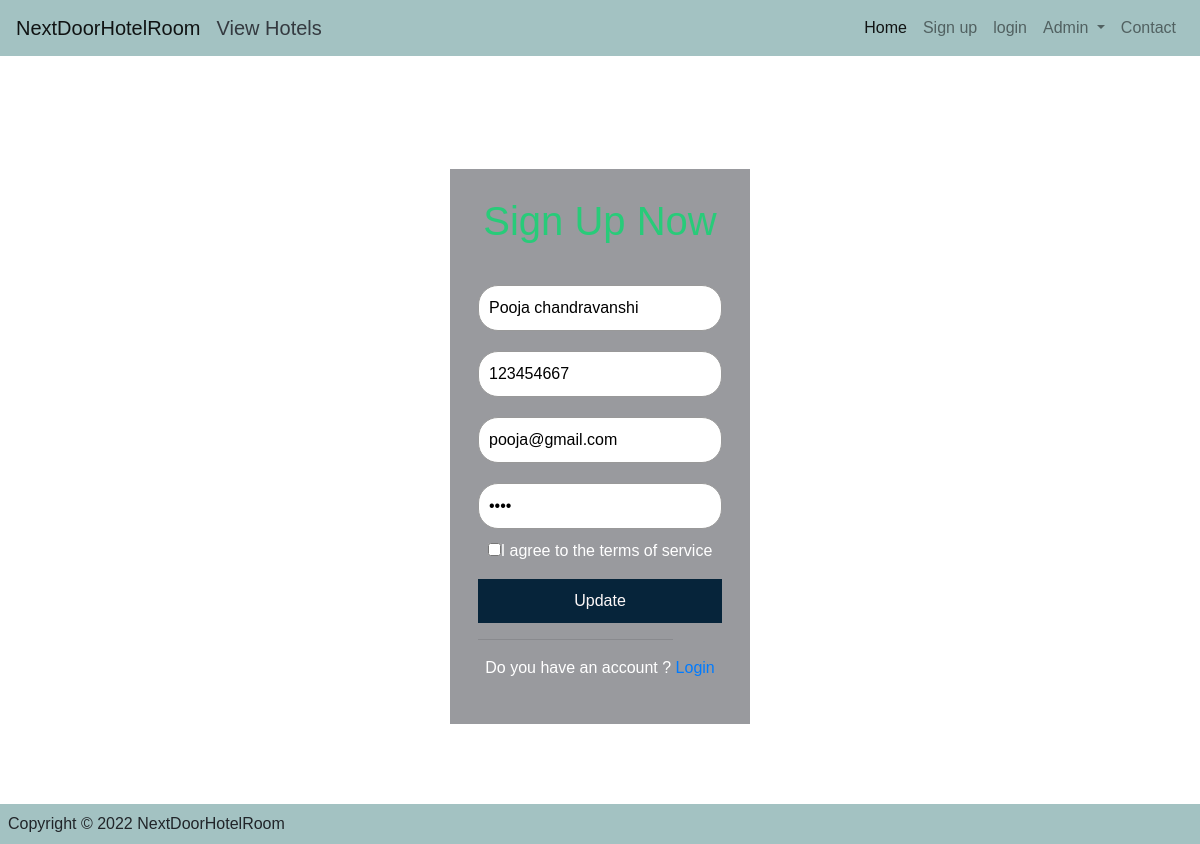
Page /pooja/sinup_update.php?id=1 (signed in) on the committed database.
### tables this page shows
CREATE TABLE `sinup` (
  `id` int(11) NOT NULL,
  `name` varchar(255) NOT NULL,
  `phone` int(255) NOT NULL,
  `email` varchar(255) NOT NULL,
  `password` varchar(255) NOT NULL,
  `timestime` datetime(6) NOT NULL DEFAULT current_timestamp(6)
);

### pooja/sinup_update.php (the view, shortened to what this page needs)
<!DOCTYPE html>
<html lang="en">
<head>
    <link rel="stylesheet" href="css/s.css">
</head>
<body>
<?php
  include 'partials/nav.php';
  include 'partials/head.php';
   ?>
   <?php
    include 'partials/footer.php';
    ?>
    <div class="card-body">
    <?php
    include ('config/conn.php');
    $id = $_GET['id'];
    $query = "SELECT * FROM `sinup` WHERE id = '$id' ";
    $res = mysqli_query($con, $query);
    $row = mysqli_fetch_assoc($res);
?>
   <div class="sign-up-form">
  <h1>Sign Up Now</h1>
  <form action="process/sinup_update_process.php" method="post">
  <input type="text" class="input-box" id="name" value="<?= $row['name'] ?>" name="name" placeholder="Full Name " required>
  <input type="number" class="input-box" id="phone" value="<?= $row['phone'] ?>" name="phone" placeholder="Phone Number " required>
    <input type="email" class="input-box" id="email" value="<?= $row['email'] ?>" name="email" placeholder="Your Email" >
    <input type="password" class="input-box"  id="password" value="<?= $row['password'] ?>" name="password" placeholder="Your Password" >
    <p><span><input type="checkbox"></span>I agree to the terms of service</p>
    <button type="submit" class="signup-btn">Update</button>
    <hr>
    <p>Do you have an account ? <a href="login.php">Login</a></p>
</form>
</div>
</body>
</html>

### pooja/css/s.css (style rules this page uses)
body { margin: 0; padding: 0; font-family: sans-serif; background-image: url(https://th.bing.com/th/id/R.790153674a994fa96fb4ce5d33d23bc6?rik=7UiaXeHJw88D5w&riu=http%3a%2f%2fonlinetests.byjusclasses.com%2fLibrary%2fassets%2fimages%2floginimg.jpg&ehk=7Jug8R97CCYlpN0Xq%2fqtuJMeBXd0vHJgqa1NzcRFjw0%3d&risl=&pid=ImgRaw&r=0); background-repeat: no-repeat; background-size: cover; background-position: center; }
.sign-up-form { width: 300px; background:rgba(1, 4, 13, 0.4); padding: 28px; margin: 8% auto 0; text-align: center; }
.sign-up-form h1 { color: #28cb79; margin-bottom: 30px; }
.sign-up-form p { color: #fff; }
.input-box { border-radius: 20px; padding: 10px; margin: 10px 0; width: 100%; border: 1px solid #999; outline: none; }
button { color: rgb(253, 248, 248); width: 100%; padding: 10px; border-radius: 20px; font-size: 15px; margin: 10px 0; border: none; outline: none; cursor: pointer; }
.signup-btn { background-color: #06243a; }
a { text-decoration: none; }
hr { margin-top: 20px; width: 80%; }

### pooja/css/style.css (style rules this page uses)
* { margin: 0; padding: 0; box-sizing: border-box; font-family: "arial"; }
body { margin-bottom: 100px; }

### rows in the picture
sinup: name "Pooja chandravanshi", phone "123454667", email "pooja@gmail.com"
